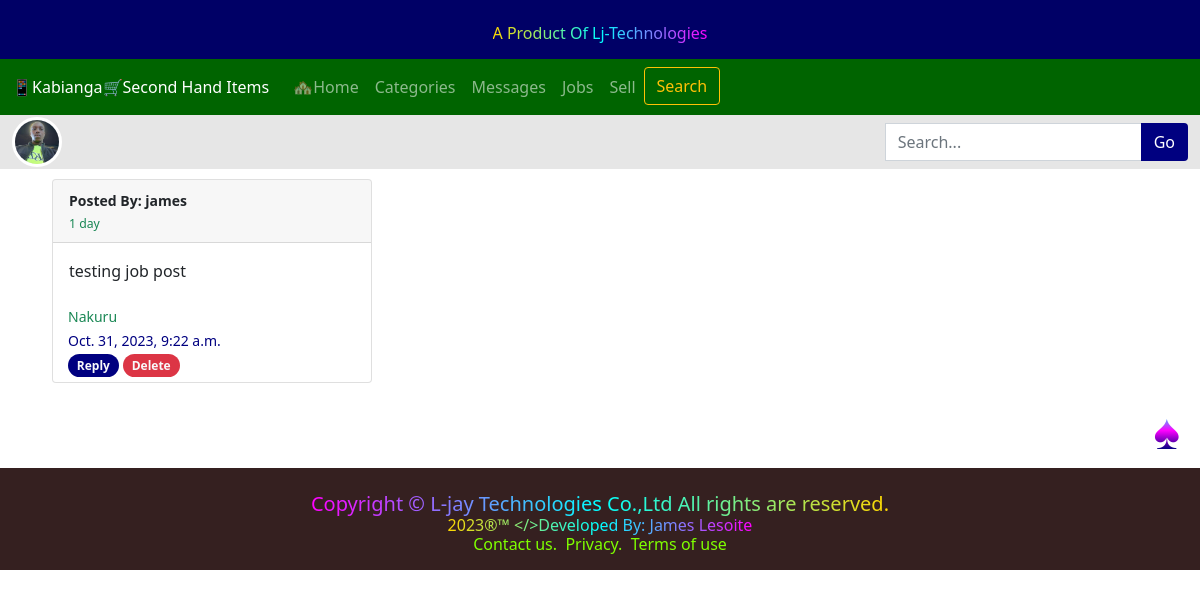
/userjobs/1/ (signed in), run on the app's committed database.
### shop/models.py (models this page shows, shortened)
class job(models.Model):
    recruiter = models.ForeignKey(User, blank=False, null=True, on_delete=models.CASCADE)
    job = models.CharField(max_length=100, null=True, blank=True)
    jobDescription = models.TextField(null=True,blank=True)
    JobLocation = models.ForeignKey(County,null=True,blank=True,on_delete=models.CASCADE)
    DatePosted = models.DateTimeField(auto_now_add=True)

class County(models.Model):
    countyName = models.CharField(max_length=100,null=True,blank=True)
    def __str__(self):
        return (
            f"{self.countyName}"
        )

### shop/views.py (the view)
# urls.py: path('userjobs/<int:user_id>/',views.userjobs,name='userjobs'),
@login_required
def userjobs(request,user_id):
    user=request.user
    jobs = job.objects.filter(recruiter=user)
    context = {
        'jobs':jobs
    }
    return render(request,'userjobs.html',context)

### shop/templates/userjobs.html
{% extends 'base.html' %}
{% load static %}
{% block content %}
    <div class="container" style="display: flex;flex-direction: row;flex-wrap: wrap;">
        {% for job in jobs %}
            <div class="card" style="min-width: 320px;margin: 10px;">
                <div class="card-header">
                    <Small>
                        <strong>Posted By: {{job.recruiter}}</strong>
                        <div>
                            <small class="text-success">{{job.DatePosted|timesince}}</small>
                        </div>
                    </Small>
                </div>
                <div class="card-body">
                    {{job.jobDescription}}
                </div>
                <div style="padding: 5px 15px;">
                    <small class="text-success">{{job.JobLocation}}</small>
                    <br>
                    <small style="color: navy;">{{job.DatePosted}}</small>
                    <br>
                    <a href="{% url 'send_message' job.recruiter.id %}" class="btn badge text-light rounded-pill" style="background-color: navy;">Reply</a>
                    {% if job.recruiter == request.user %}
                    <a href="{% url 'deletejob' job.id %}" class="btn badge text-light rounded-pill bg-danger" >Delete</a>
                    {% endif %}
                </div>
            </div>
        {% endfor %}
    </div>
{% endblock %}

### data on the page
job: recruiter "james", DatePosted "1 day", jobDescription "testing job post", JobLocation "Nakuru", DatePosted "Oct. 31, 2023, 9:22 a.m.", shows "Delete"
